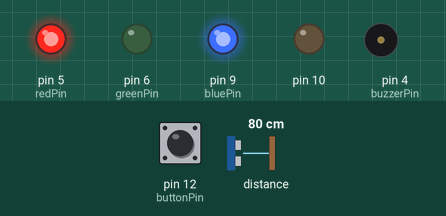
The sketch below on a simulated Arduino Uno, built with avr-gcc and run on an emulated ATmega328P. Parts: output pins drawn as LEDs (lit = HIGH), buzzer (waves = sounding, pin HIGH). Dashed ring = blinking. Inputs (shaded band) come from the test bench; at power-on: pin 12 (buttonPin) HIGH, distance to the obstacle 80 cm.

Above: at 1.2 s.
1.3 s: pin 12 (buttonPin) pulled LOW for 0.15 s
At 2.6 s:
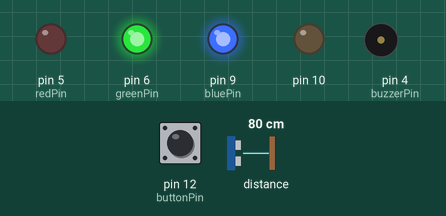
3.0 s: distance to the obstacle set to 70 cm
At 3.79 s:
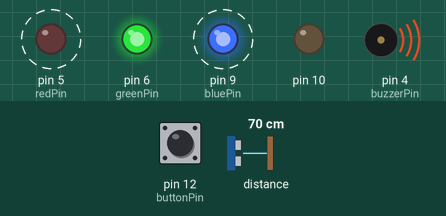
6.0 s: distance to the obstacle set to 4 cm
9.0 s: distance to the obstacle set to 2 cm
At 9.9 s:
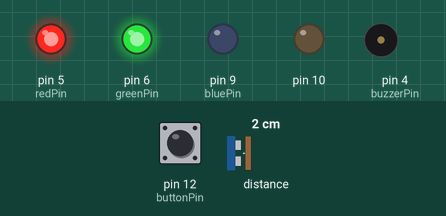
Timing chart, 0 to 11.6 s (numbered marks = the images above; inputs shaded):
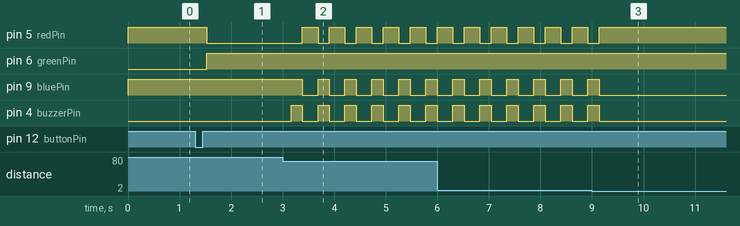

Measured:
- the behaviour switches between 76 and 75 cm on distance to the obstacle (found by bisection; images 1 and 2)
- the behaviour switches between 3 and 2 cm on distance to the obstacle (found by bisection; images 2 and 3)
- after the input at 1.3 s, pin 5 (redPin): HIGH → LOW after 0.23 s; pin 6 (greenPin): LOW → HIGH after 0.23 s
- after the input at 3.0 s, pin 5 (redPin): alternates HIGH for 0.30 s and LOW for 0.22 s, starting after 0.38 s; pin 9 (bluePin): alternates HIGH for 0.22 s and LOW for 0.30 s, starting after 0.38 s; pin 4 (buzzerPin): alternates HIGH for 0.22 s and LOW for 0.30 s, starting after 0.16 s
- after the input at 9.0 s, pin 5 (redPin): goes on until 9.1 s, then stays HIGH; pin 9 (bluePin), pin 4 (buzzerPin): goes on until 9.1 s, then stays LOW

The sketch:

laser_trip_alarm.ino
```cpp
#include <Wire.h>
#include <VL53L0X.h>

VL53L0X sensor;

const int buzzerPin = 4;

const int redPin   = 5;
const int greenPin = 6;
const int bluePin  = 9;

const int buttonPin = 12;

int safeDistance = 0;
bool armed = false;
bool alarmActive = false;

unsigned long buttonPressTime = 0;
bool buttonPressed = false;

void setup() {
  pinMode(10, OUTPUT);
  digitalWrite(10, LOW);

  pinMode(buzzerPin, OUTPUT);
  pinMode(redPin, OUTPUT);
  pinMode(greenPin, OUTPUT);
  pinMode(bluePin, OUTPUT);
  pinMode(buttonPin, INPUT_PULLUP);

  Wire.begin();
  sensor.init();
  sensor.setTimeout(500);

  setColor(0, 255, 0);
}

void setColor(int red, int green, int blue) {
  analogWrite(redPin,   255 - red);    // Common Anode: invert values
  analogWrite(greenPin, 255 - green);
  analogWrite(bluePin,  255 - blue);
}

void resetSystem() {
  armed = false;
  alarmActive = false;
  safeDistance = 0;
  digitalWrite(buzzerPin, LOW);
  setColor(0, 255, 0); // Green
}

void loop() {
  int distance = sensor.readRangeSingleMillimeters();
  if (distance < 30) {
    delay(100);
    return;
  }

  // Button Handling
  if (digitalRead(buttonPin) == LOW) {
    if (!buttonPressed) {
      buttonPressed = true;
      buttonPressTime = millis();
    }

    if (millis() - buttonPressTime > 800) {   // Hold 800ms to reset
      resetSystem();
      delay(300);
      while (digitalRead(buttonPin) == LOW);
      buttonPressed = false;
    }
  }
  else {
    if (buttonPressed) {
      if (!armed && !alarmActive) {
        safeDistance = distance;
        armed = true;
        setColor(255, 0, 0); // Red - Armed
      }
      buttonPressed = false;
    }
  }

  // Alarm Logic
  if (armed && distance < safeDistance - 40) {
    alarmActive = true;
  }

  if (alarmActive) {
    digitalWrite(buzzerPin, HIGH);
    setColor(255, 0, 0);
    delay(220);

    digitalWrite(buzzerPin, LOW);
    setColor(0, 0, 255);
    delay(220);
  }
  else if (armed) {
    setColor(255, 0, 0);
    digitalWrite(buzzerPin, LOW);
    delay(150);
  }
  else {
    setColor(0, 255, 0);
    digitalWrite(buzzerPin, LOW);
  }

  delay(50);
}
```
